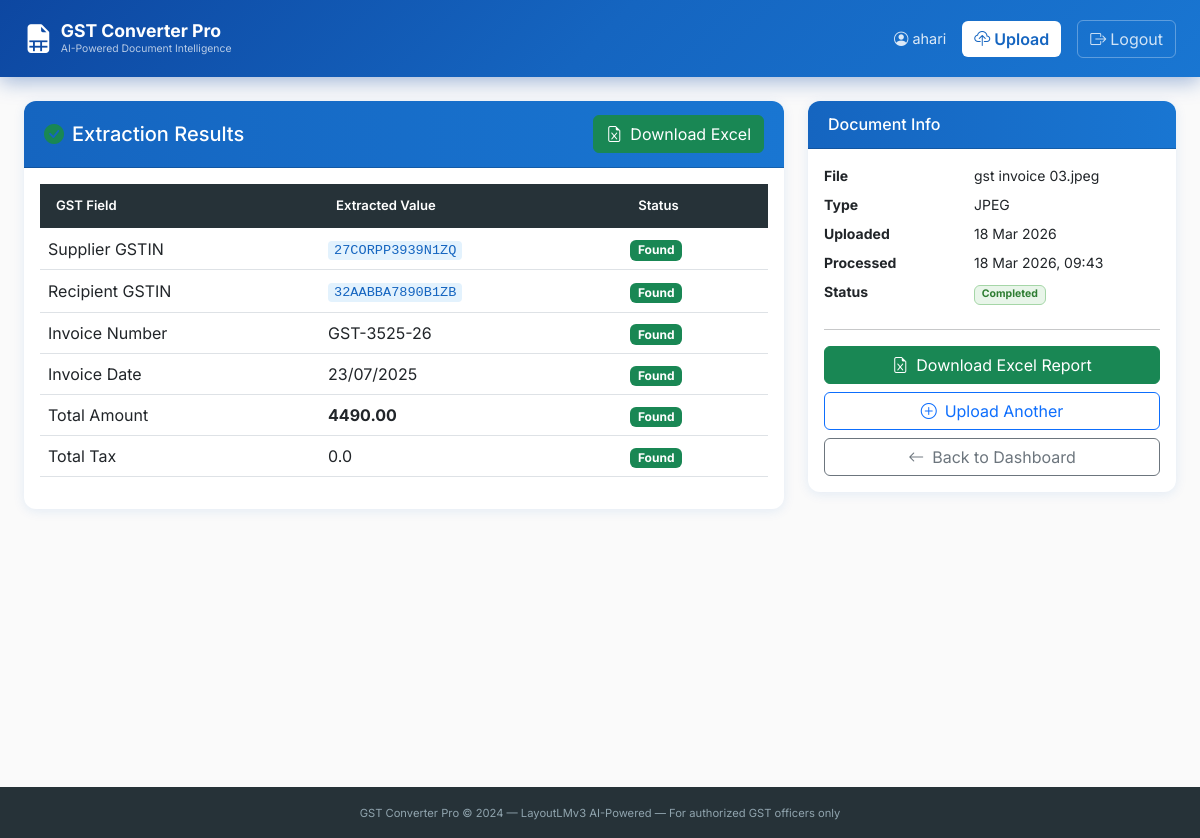
Screenshot of /converter/results/33/ (signed in) with the database file from the repository.
### converter/models.py (models this page shows, shortened)
class UploadedDocument(models.Model):
    STATUS_CHOICES = [
        ('pending', 'Pending'),
        ('processing', 'Processing'),
        ('completed', 'Completed'),
        ('failed', 'Failed'),
    ]
    user = models.ForeignKey(User, on_delete=models.CASCADE, related_name='documents')
    original_file = models.FileField(upload_to='uploads/')
    original_filename = models.CharField(max_length=255)
    file_type = models.CharField(max_length=10)  # pdf, jpg, png
    output_excel = models.FileField(upload_to='outputs/', blank=True, null=True)
    status = models.CharField(max_length=20, choices=STATUS_CHOICES, default='pending')
    error_message = models.TextField(blank=True)
    uploaded_at = models.DateTimeField(auto_now_add=True)
    processed_at = models.DateTimeField(blank=True, null=True)
    invoice_number = models.CharField(max_length=100, blank=True)
    gstin_supplier = models.CharField(max_length=20, blank=True)
    gstin_recipient = models.CharField(max_length=20, blank=True)
    invoice_date = models.CharField(max_length=50, blank=True)
    total_amount = models.CharField(max_length=50, blank=True)
    total_tax = models.CharField(max_length=50, blank=True)
    class Meta:
        ordering = ['-uploaded_at']
        verbose_name = 'Uploaded Document'

### converter/views.py (the view)
# urls.py: path('results/<int:doc_id>/', views.results, name='results'),
@login_required
def results(request, doc_id):
    doc = get_object_or_404(UploadedDocument, id=doc_id, user=request.user)
    return render(request, 'converter/results.html', {'doc': doc})

### templates/converter/results.html (shortened to what this page needs)
{% extends 'base.html' %}
{% block content %}
<div class='container-fluid px-4 py-4'>
  <div class='row g-4'>
    <div class='col-lg-8'>
      <div class='card gst-card'>
        <div class='card-header gst-card-header d-flex justify-content-between align-items-center'>
          <h5 class='mb-0'><i class='bi bi-check-circle-fill text-success me-2'></i>Extraction Results</h5>
          <a href='{% url "download_excel" doc.id %}' class='btn btn-success'>
            <i class='bi bi-file-earmark-excel me-2'></i>Download Excel
          </a>
        </div>
        <div class='card-body'>
          <table class='table gst-table'>
            <thead><tr><th>GST Field</th><th>Extracted Value</th><th>Status</th></tr></thead>
            <tbody>
              <tr><td>Supplier GSTIN</td><td><code>{{ doc.gstin_supplier|default:'Not Found' }}</code></td>
                  <td>{% if doc.gstin_supplier %}<span class='badge bg-success'>Found</span>{% else %}<span class='badge bg-danger'>Missing</span>{% endif %}</td></tr>
              <tr><td>Recipient GSTIN</td><td><code>{{ doc.gstin_recipient|default:'Not Found' }}</code></td>
                  <td>{% if doc.gstin_recipient %}<span class='badge bg-success'>Found</span>{% else %}<span class='badge bg-danger'>Missing</span>{% endif %}</td></tr>
              <tr><td>Invoice Number</td><td>{{ doc.invoice_number|default:'Not Found' }}</td>
                  <td>{% if doc.invoice_number %}<span class='badge bg-success'>Found</span>{% else %}<span class='badge bg-danger'>Missing</span>{% endif %}</td></tr>
              <tr><td>Invoice Date</td><td>{{ doc.invoice_date|default:'Not Found' }}</td>
                  <td>{% if doc.invoice_date %}<span class='badge bg-success'>Found</span>{% else %}<span class='badge bg-danger'>Missing</span>{% endif %}</td></tr>
              <tr><td>Total Amount</td><td><strong>{{ doc.total_amount|default:'Not Found' }}</strong></td>
                  <td>{% if doc.total_amount %}<span class='badge bg-success'>Found</span>{% else %}<span class='badge bg-danger'>Missing</span>{% endif %}</td></tr>
              <tr><td>Total Tax</td><td>{{ doc.total_tax|default:'Not Found' }}</td>
                  <td>{% if doc.total_tax %}<span class='badge bg-success'>Found</span>{% else %}<span class='badge bg-danger'>Missing</span>{% endif %}</td></tr>
            </tbody>
          </table>
        </div>
      </div>
    </div>
    <div class='col-lg-4'>
      <div class='card gst-card'>
        <div class='card-header gst-card-header'><h6 class='mb-0'>Document Info</h6></div>
        <div class='card-body'>
          <dl class='row small'>
            <dt class='col-sm-5'>File</dt><dd class='col-sm-7'>{{ doc.original_filename|truncatechars:25 }}</dd>
            <dt class='col-sm-5'>Type</dt><dd class='col-sm-7'>{{ doc.file_type|upper }}</dd>
            <dt class='col-sm-5'>Uploaded</dt><dd class='col-sm-7'>{{ doc.uploaded_at|date:'d M Y' }}</dd>
            <dt class='col-sm-5'>Processed</dt><dd class='col-sm-7'>{{ doc.processed_at|date:'d M Y, H:i'|default:'N/A' }}</dd>
            <dt class='col-sm-5'>Status</dt><dd class='col-sm-7'><span class='badge status-{{ doc.status }}'>{{ doc.status|capfirst }}</span></dd>
          </dl>
          <hr>
          <div class='d-grid gap-2'>
            <a href='{% url "download_excel" doc.id %}' class='btn btn-success'><i class='bi bi-file-earmark-excel me-2'></i>Download Excel Report</a>
            <a href='{% url "upload" %}' class='btn btn-outline-primary'><i class='bi bi-plus-circle me-2'></i>Upload Another</a>
            <a href='{% url "dashboard" %}' class='btn btn-outline-secondary'><i class='bi bi-arrow-left me-2'></i>Back to Dashboard</a>
          </div>
        </div>
      </div>
    </div>
  </div>
</div>
{% endblock %}

### templates/base.html (shortened to what this page needs)
<!DOCTYPE html>
<html lang='en'>
<head>
    <link href='https://cdn.jsdelivr.net/npm/bootstrap@5.3.0/dist/css/bootstrap.min.css' rel='stylesheet'>
    <link href='https://cdn.jsdelivr.net/npm/bootstrap-icons@1.11.0/font/bootstrap-icons.css' rel='stylesheet'>
    {% load static %}
    <link rel='stylesheet' href='{% static "css/style.css" %}'>
</head>
<body>
{% if user.is_authenticated %}
<nav class='navbar navbar-expand-lg navbar-dark gst-navbar'>
  <div class='container-fluid px-4'>
    <a class='navbar-brand d-flex align-items-center gap-2' href='{% url "dashboard" %}'>
      <div class='brand-icon'><i class='bi bi-file-earmark-spreadsheet-fill'></i></div>
      <div>
        <div class='brand-name'>GST Converter Pro</div>
        <div class='brand-sub'>AI-Powered Document Intelligence</div>
      </div>
    </a>
    <div class='d-flex align-items-center gap-3 ms-auto'>
      <span class='nav-user'><i class='bi bi-person-circle me-1'></i>{{ user.get_full_name|default:user.username }}</span>
      <a href='{% url "upload" %}' class='btn btn-upload'><i class='bi bi-cloud-upload me-1'></i>Upload</a>
      <a href='{% url "logout" %}' class='btn btn-logout'><i class='bi bi-box-arrow-right me-1'></i>Logout</a>
    </div>
  </div>
</nav>
{% endif %}
<div class='main-content'>
{% block content %}{% endblock %}
</div>
<footer class='gst-footer'>
  <div class='container text-center'>
    <small>GST Converter Pro &copy; 2024 &mdash; LayoutLMv3 AI-Powered &mdash; For authorized GST officers only</small>
  </div>
</footer>
{% load static %}
</body>
</html>

### static/css/style.css (style rules this page uses)
:root { --primary: #1565C0; --primary-dark: #0D47A1; --accent: #E65100; --green: #2E7D32; --surface: #FAFAFA; --card-shadow: 0 2px 12px rgba(21,101,192,0.10); }
* { font-family: 'Inter', sans-serif; }
body { background: var(--surface); }
.gst-navbar { background: linear-gradient(135deg, #0D47A1 0%, #1565C0 50%, #1976D2 100%); padding: 12px 0; box-shadow: 0 4px 20px rgba(13,71,161,0.4); }
.brand-name { font-weight: 700; font-size: 1.1rem; color: #fff; line-height:1.2 }
.brand-sub { font-size: 0.65rem; color: rgba(255,255,255,0.7); }
.brand-icon { font-size: 1.8rem; color: #fff; }
.nav-user { color: rgba(255,255,255,0.85); font-size: 0.9rem; }
.btn-upload { background: #fff; color: var(--primary); font-weight:600; border:none; }
.btn-logout { background: transparent; color: rgba(255,255,255,0.8); border: 1px solid rgba(255,255,255,0.3); }
.gst-card { border: none; box-shadow: var(--card-shadow); border-radius: 12px; overflow: hidden; }
.gst-card-header { background: linear-gradient(90deg, #1565C0, #1976D2); color: #fff; padding: 14px 20px; }
.gst-table thead th { background: #263238; color: #fff; font-size:0.82rem; font-weight:600; border:none; padding: 12px 16px; }
.gst-table td, .gst-table th { vertical-align: middle; }
.status-completed { background:#E8F5E9; color:#2E7D32; border:1px solid #A5D6A7; }
.main-content { min-height: calc(100vh - 130px); }
.gst-footer { background:#263238; color:#90A4AE; padding:16px 0; margin-top:40px; font-size:0.8rem; }
code { background:#E3F2FD; color:#1565C0; padding:2px 6px; border-radius:4px; font-size:0.85em; }

### rows the page displays
UploadedDocument: gstin_supplier "27CORPP3939N1ZQ", gstin_recipient "32AABBA7890B1ZB", invoice_number "GST-3525-26", invoice_date "23/07/2025", total_amount "4490.00", total_tax "0.0", original_filename "gst invoice 03.jpeg", file_type "JPEG", uploaded_at "18 Mar 2026", processed_at "18 Mar 2026, 09:43", status "Completed"

### other values shown
{{ user.get_full_name|default:user.username }} "ahari"
